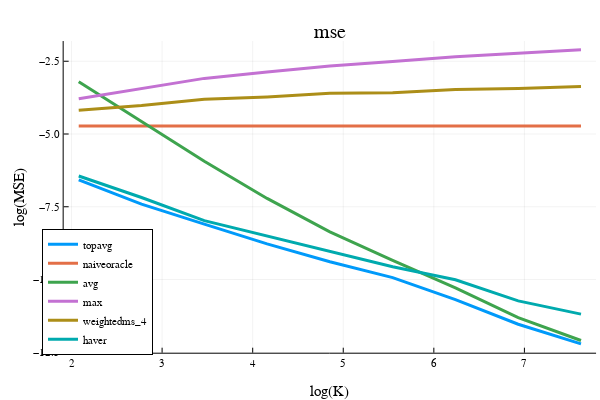

Here is the notebook cell this chart was saved with:
### Code cell
x = opt.K_ary
i = 1; plot(log.(x), log.(mse[:,i]), label=estimator_names[i], linewidth=3)
i = 2; plot!(log.(x), log.(mse[:,i]), label=estimator_names[i], linewidth=3)
i = 3; plot!(log.(x), log.(mse[:,i]), label=estimator_names[i], linewidth=3) 
i = 4; plot!(log.(x), log.(mse[:,i]), label=estimator_names[i], linewidth=3)
i = 5; plot!(log.(x), log.(mse[:,i]), label=estimator_names[i], linewidth=3)
i = 6; plot!(log.(x), log.(mse[:,i]), label=estimator_names[i], linewidth=3)
plot!(xlabel="log(K)", ylabel="log(MSE)", legend=:bottomleft)  
title!("mse")

### Figure 1 — Plotly figure (JSON) as saved in the notebook; plotly's stock layout.template omitted (floating-point values rounded to 4 significant figures)
{"data": [{"colorbar": {"title": {"text": ""}}, "legendgroup": "topavg", "line": {"color": "rgba(0, 154, 250, 1.000)", "dash": "solid", "shape": "linear", "width": 3}, "mode": "lines", "name": "topavg", "showlegend": true, "type": "scatter", "x": [2.079, 2.773, 3.466, 4.159, 4.852, 5.545, 6.238, 6.931, 7.625], "xaxis": "x", "y": [-6.578, -7.41, -8.099, -8.776, -9.39, -9.933, -10.69, -11.54, -12.21], "yaxis": "y", "zmax": null, "zmin": null}, {"colorbar": {"title": {"text": ""}}, "legendgroup": "naiveoracle", "line": {"color": "rgba(227, 111, 71, 1.000)", "dash": "solid", "shape": "linear", "width": 3}, "mode": "lines", "name": "naiveoracle", "showlegend": true, "type": "scatter", "x": [2.079, 2.773, 3.466, 4.159, 4.852, 5.545, 6.238, 6.931, 7.625], "xaxis": "x", "y": [-4.729, -4.729, -4.729, -4.729, -4.729, -4.729, -4.729, -4.729, -4.729], "yaxis": "y", "zmax": null, "zmin": null}, {"colorbar": {"title": {"text": ""}}, "legendgroup": "avg", "line": {"color": "rgba(62, 164, 78, 1.000)", "dash": "solid", "shape": "linear", "width": 3}, "mode": "lines", "name": "avg", "showlegend": true, "type": "scatter", "x": [2.079, 2.773, 3.466, 4.159, 4.852, 5.545, 6.238, 6.931, 7.625], "xaxis": "x", "y": [-3.206, -4.567, -5.934, -7.214, -8.365, -9.344, -10.28, -11.31, -12.1], "yaxis": "y", "zmax": null, "zmin": null}, {"colorbar": {"title": {"text": ""}}, "legendgroup": "max", "line": {"color": "rgba(195, 113, 210, 1.000)", "dash": "solid", "shape": "linear", "width": 3}, "mode": "lines", "name": "max", "showlegend": true, "type": "scatter", "x": [2.079, 2.773, 3.466, 4.159, 4.852, 5.545, 6.238, 6.931, 7.625], "xaxis": "x", "y": [-3.791, -3.436, -3.089, -2.871, -2.659, -2.505, -2.347, -2.227, -2.109], "yaxis": "y", "zmax": null, "zmin": null}, {"colorbar": {"title": {"text": ""}}, "legendgroup": "weightedms_4", "line": {"color": "rgba(172, 142, 24, 1.000)", "dash": "solid", "shape": "linear", "width": 3}, "mode": "lines", "name": "weightedms_4", "showlegend": true, "type": "scatter", "x": [2.079, 2.773, 3.466, 4.159, 4.852, 5.545, 6.238, 6.931, 7.625], "xaxis": "x", "y": [-4.183, -4.021, -3.805, -3.726, -3.601, -3.579, -3.473, -3.439, -3.369], "yaxis": "y", "zmax": null, "zmin": null}, {"colorbar": {"title": {"text": ""}}, "legendgroup": "haver", "line": {"color": "rgba(0, 170, 174, 1.000)", "dash": "solid", "shape": "linear", "width": 3}, "mode": "lines", "name": "haver", "showlegend": true, "type": "scatter", "x": [2.079, 2.773, 3.466, 4.159, 4.852, 5.545, 6.238, 6.931, 7.625], "xaxis": "x", "y": [-6.444, -7.181, -7.978, -8.506, -9.011, -9.563, -10.01, -10.73, -11.19], "yaxis": "y", "zmax": null, "zmin": null}], "layout": {"annotations": [{"font": {"color": "rgba(0, 0, 0, 1)", "family": "sans-serif", "size": 20}, "rotation": 0, "showarrow": false, "text": "mse", "x": 0.5498, "xanchor": "center", "xref": "paper", "y": 1, "yanchor": "top", "yref": "paper"}], "height": 400, "legend": {"bgcolor": "rgba(255, 255, 255, 1.000)", "bordercolor": "rgba(0, 0, 0, 1)", "borderwidth": 1, "font": {"color": "rgba(0, 0, 0, 1)", "family": "sans-serif", "size": 11}, "title": {"font": {"color": "rgba(0, 0, 0, 1)", "family": "sans-serif", "size": 15}, "text": ""}, "tracegroupgap": 0, "traceorder": "normal", "x": 0.07, "xanchor": "left", "y": 0.07, "yanchor": "bottom"}, "margin": {"b": 20, "l": 0, "r": 0, "t": 20}, "paper_bgcolor": "rgba(255, 255, 255, 1.000)", "plot_bgcolor": "rgba(255, 255, 255, 1.000)", "showlegend": true, "width": 600, "xaxis": {"anchor": "y", "domain": [0.1061, 0.9934], "gridcolor": "rgba(0, 0, 0, 0.1)", "gridwidth": 0.5, "linecolor": "rgba(0, 0, 0, 1)", "mirror": false, "range": [1.913, 7.791], "showgrid": true, "showline": true, "showticklabels": true, "tickangle": 0, "tickcolor": "rgb(0, 0, 0)", "tickfont": {"color": "rgba(0, 0, 0, 1)", "family": "sans-serif", "size": 11}, "tickmode": "array", "ticks": "inside", "ticktext": ["2", "3", "4", "5", "6", "7"], "tickvals": [2, 3, 4, 5, 6, 7], "title": {"font": {"color": "rgba(0, 0, 0, 1)", "family": "sans-serif", "size": 15}, "text": "log(K)"}, "type": "linear", "visible": true, "zeroline": false, "zerolinecolor": "rgba(0, 0, 0, 1)"}, "yaxis": {"anchor": "x", "domain": [0.07581, 0.9415], "gridcolor": "rgba(0, 0, 0, 0.1)", "gridwidth": 0.5, "linecolor": "rgba(0, 0, 0, 1)", "mirror": false, "range": [-12.51, -1.806], "showgrid": true, "showline": true, "showticklabels": true, "tickangle": 0, "tickcolor": "rgb(0, 0, 0)", "tickfont": {"color": "rgba(0, 0, 0, 1)", "family": "sans-serif", "size": 11}, "tickmode": "array", "ticks": "inside", "ticktext": ["−12.5", "−10.0", "−7.5", "−5.0", "−2.5"], "tickvals": [-12.5, -10, -7.5, -5, -2.5], "title": {"font": {"color": "rgba(0, 0, 0, 1)", "family": "sans-serif", "size": 15}, "text": "log(MSE)"}, "type": "linear", "visible": true, "zeroline": false, "zerolinecolor": "rgba(0, 0, 0, 1)"}}}
